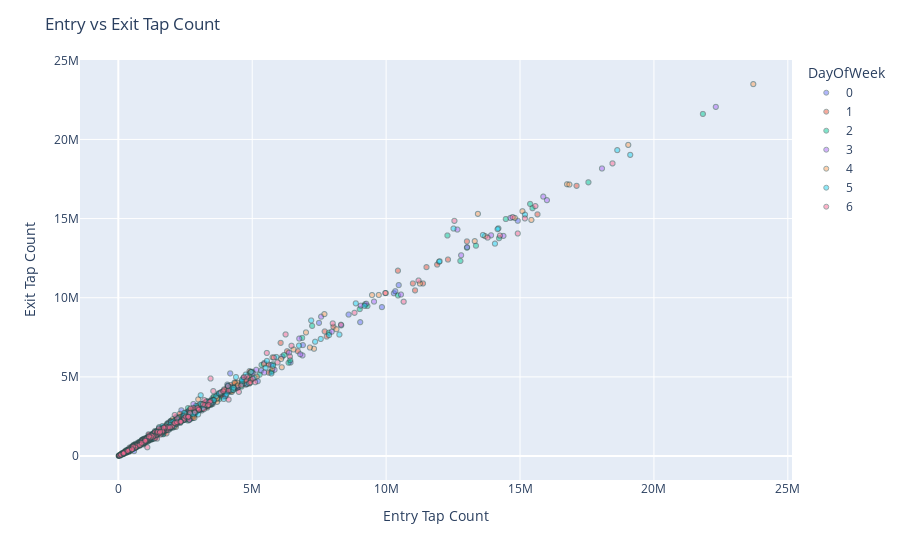

The notebook cell saved with this chart:
### Markdown cell above
## 4. Data Visualisation

### Code cell
import plotly.express as px

print('Correlation coefficient between entry and exit figures: %.4f \n' % np.corrcoef(df['EntryTapCount'], df['ExitTapCount'])[0, 1])

#Use plotly to create scatter plot
fig = px.scatter(df, x='EntryTapCount', y='ExitTapCount', color='DayOfWeek', hover_name='Name')
fig.update_traces(marker=dict(size=5, opacity=0.5, line=dict(width=1, color='DarkSlateGrey')),
                  selector=dict(mode='markers'))
fig.update_layout(title='Entry vs Exit Tap Count', xaxis_title='Entry Tap Count', yaxis_title='Exit Tap Count')
fig.show()

### Figure 1 — Plotly figure (JSON) as saved in the notebook; plotly's stock layout.template omitted (floating-point values rounded to 4 significant figures; data arrays with more than 128 entries replaced by an {"elided": "..."} marker saying what was removed)
{"data": [{"hovertemplate": "<b>%{hovertext}</b><br><br>DayOfWeek=0<br>EntryTapCount=%{x}<br>ExitTapCount=%{y}<extra></extra>", "hovertext": {"elided": "422 str values"}, "legendgroup": "0", "marker": {"color": "#636efa", "line": {"color": "DarkSlateGrey", "width": 1}, "opacity": 0.5, "size": 5, "symbol": "circle"}, "mode": "markers", "name": "0", "showlegend": true, "type": "scattergl", "x": {"elided": "422 int values"}, "xaxis": "x", "y": {"elided": "422 int values"}, "yaxis": "y"}, {"hovertemplate": "<b>%{hovertext}</b><br><br>DayOfWeek=1<br>EntryTapCount=%{x}<br>ExitTapCount=%{y}<extra></extra>", "hovertext": {"elided": "422 str values"}, "legendgroup": "1", "marker": {"color": "#EF553B", "line": {"color": "DarkSlateGrey", "width": 1}, "opacity": 0.5, "size": 5, "symbol": "circle"}, "mode": "markers", "name": "1", "showlegend": true, "type": "scattergl", "x": {"elided": "422 int values"}, "xaxis": "x", "y": {"elided": "422 int values"}, "yaxis": "y"}, {"hovertemplate": "<b>%{hovertext}</b><br><br>DayOfWeek=2<br>EntryTapCount=%{x}<br>ExitTapCount=%{y}<extra></extra>", "hovertext": {"elided": "422 str values"}, "legendgroup": "2", "marker": {"color": "#00cc96", "line": {"color": "DarkSlateGrey", "width": 1}, "opacity": 0.5, "size": 5, "symbol": "circle"}, "mode": "markers", "name": "2", "showlegend": true, "type": "scattergl", "x": {"elided": "422 int values"}, "xaxis": "x", "y": {"elided": "422 int values"}, "yaxis": "y"}, {"hovertemplate": "<b>%{hovertext}</b><br><br>DayOfWeek=3<br>EntryTapCount=%{x}<br>ExitTapCount=%{y}<extra></extra>", "hovertext": {"elided": "422 str values"}, "legendgroup": "3", "marker": {"color": "#ab63fa", "line": {"color": "DarkSlateGrey", "width": 1}, "opacity": 0.5, "size": 5, "symbol": "circle"}, "mode": "markers", "name": "3", "showlegend": true, "type": "scattergl", "x": {"elided": "422 int values"}, "xaxis": "x", "y": {"elided": "422 int values"}, "yaxis": "y"}, {"hovertemplate": "<b>%{hovertext}</b><br><br>DayOfWeek=4<br>EntryTapCount=%{x}<br>ExitTapCount=%{y}<extra></extra>", "hovertext": {"elided": "422 str values"}, "legendgroup": "4", "marker": {"color": "#FFA15A", "line": {"color": "DarkSlateGrey", "width": 1}, "opacity": 0.5, "size": 5, "symbol": "circle"}, "mode": "markers", "name": "4", "showlegend": true, "type": "scattergl", "x": {"elided": "422 int values"}, "xaxis": "x", "y": {"elided": "422 int values"}, "yaxis": "y"}, {"hovertemplate": "<b>%{hovertext}</b><br><br>DayOfWeek=5<br>EntryTapCount=%{x}<br>ExitTapCount=%{y}<extra></extra>", "hovertext": {"elided": "422 str values"}, "legendgroup": "5", "marker": {"color": "#19d3f3", "line": {"color": "DarkSlateGrey", "width": 1}, "opacity": 0.5, "size": 5, "symbol": "circle"}, "mode": "markers", "name": "5", "showlegend": true, "type": "scattergl", "x": {"elided": "422 int values"}, "xaxis": "x", "y": {"elided": "422 int values"}, "yaxis": "y"}, {"hovertemplate": "<b>%{hovertext}</b><br><br>DayOfWeek=6<br>EntryTapCount=%{x}<br>ExitTapCount=%{y}<extra></extra>", "hovertext": {"elided": "422 str values"}, "legendgroup": "6", "marker": {"color": "#FF6692", "line": {"color": "DarkSlateGrey", "width": 1}, "opacity": 0.5, "size": 5, "symbol": "circle"}, "mode": "markers", "name": "6", "showlegend": true, "type": "scattergl", "x": {"elided": "422 int values"}, "xaxis": "x", "y": {"elided": "422 int values"}, "yaxis": "y"}], "layout": {"legend": {"title": {"text": "DayOfWeek"}, "tracegroupgap": 0}, "margin": {"t": 60}, "title": {"text": "Entry vs Exit Tap Count"}, "xaxis": {"anchor": "y", "domain": [0, 1], "title": {"text": "Entry Tap Count"}}, "yaxis": {"anchor": "x", "domain": [0, 1], "title": {"text": "Exit Tap Count"}}}}
